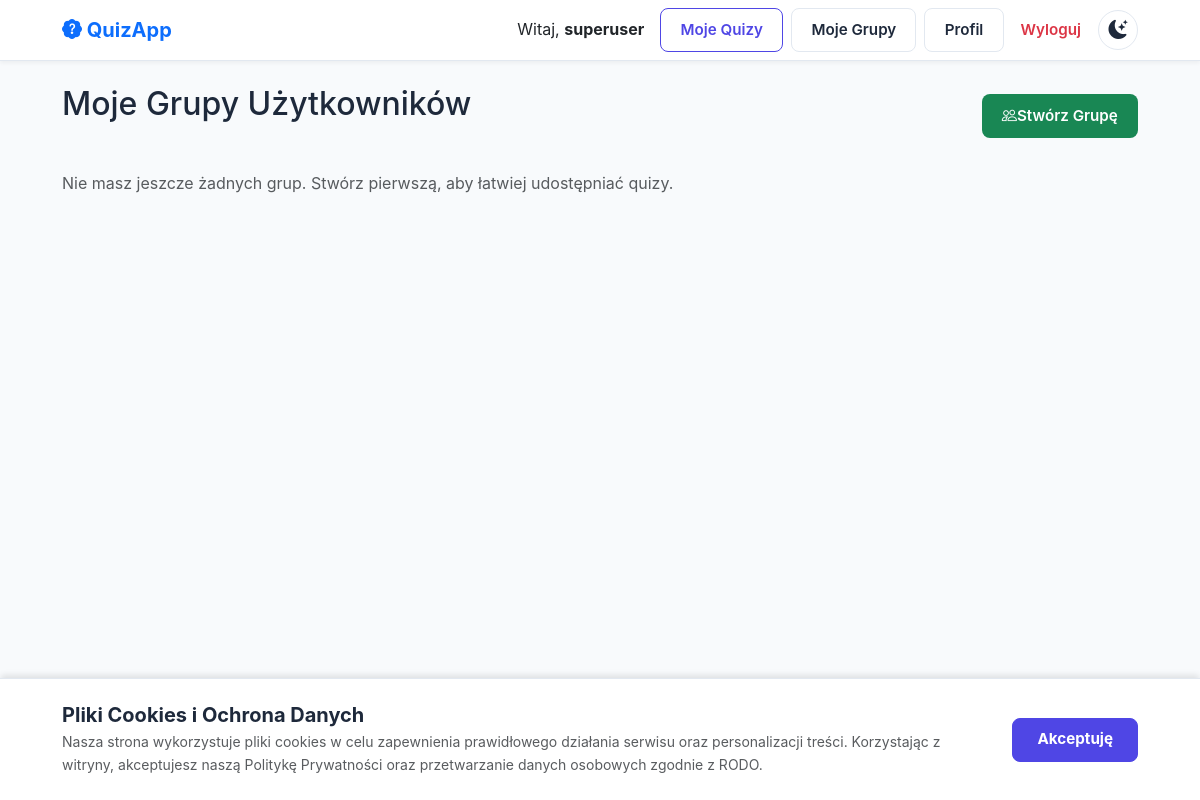
The app's page /groups/ (signed in), older data.
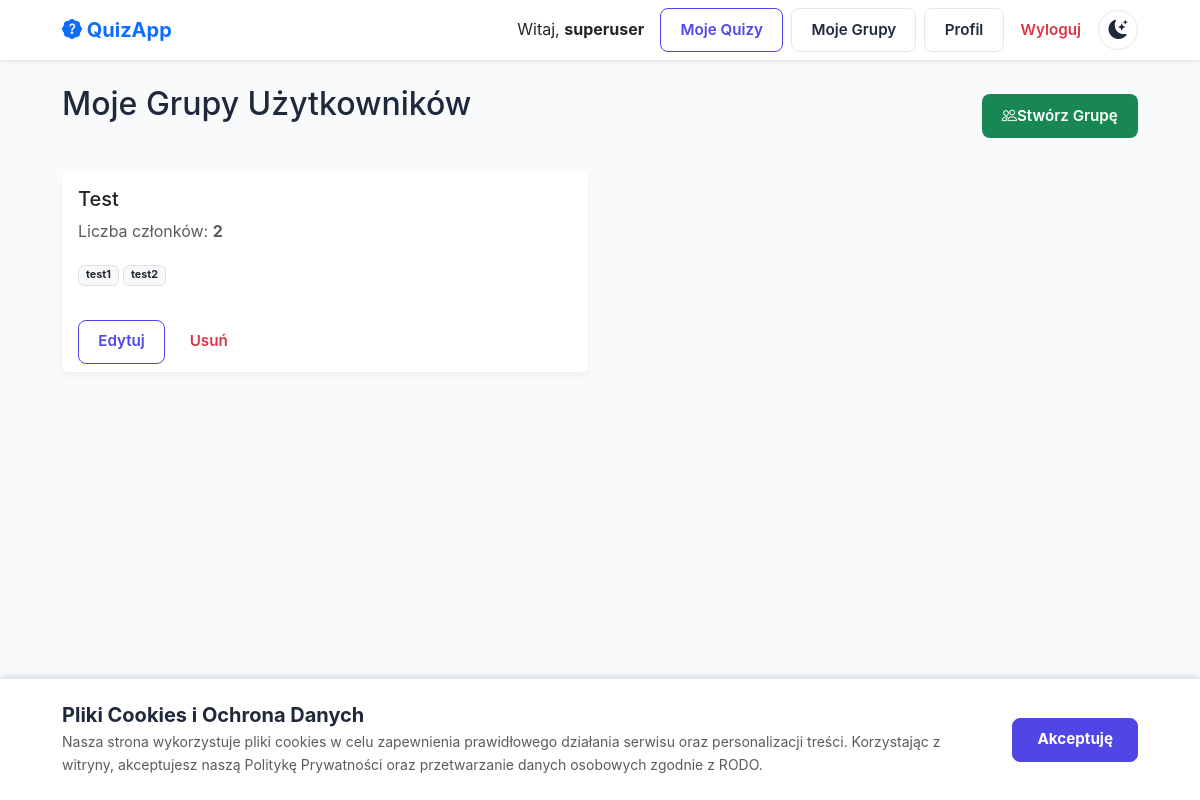
The same page, newer data.
### quizzes/models.py (models this page shows, shortened)
class QuizGroup(models.Model):
    name = models.CharField(max_length=100, verbose_name="Nazwa grupy")
    owner = models.ForeignKey(
        settings.AUTH_USER_MODEL,
        on_delete=models.CASCADE,
        related_name='owned_groups',
        verbose_name="Właściciel"
    )
    members = models.ManyToManyField(
        settings.AUTH_USER_MODEL,
        related_name='group_memberships',
        verbose_name="Członkowie grupy"
    )
    class Meta:
        verbose_name = "Grupa użytkowników"
        verbose_name_plural = "Grupy użytkowników"
        ordering = ['name']

### accounts/models.py (models this page shows)
class User(AbstractUser):
    groups = models.ManyToManyField(
        Group,
        verbose_name='groups',
        blank=True,
        help_text=(
            'The groups this user belongs to. A user will get all permissions '
            'granted to each of their groups.'
        ),
        related_name="%(app_label)s_%(class)s_groups",
        related_query_name="user",
    )
    user_permissions = models.ManyToManyField(
        Permission,
        verbose_name='user permissions',
        blank=True,
        help_text='Specific permissions for this user.',
        related_name="%(app_label)s_%(class)s_user_permissions",
        related_query_name="user",
    )
    pass # Keep pass if you have no other custom fields yet

### quizzes/views.py (the view)
# urls.py: path('groups/', views.group_list_view, name='group-list'),
@login_required
def group_list_view(request):
    groups = QuizGroup.objects.filter(owner=request.user)
    return render(request, 'quizzes/group_list.html', {'groups': groups})

### templates/quizzes/group_list.html (shortened to what this page needs)
{% extends 'base.html' %}
{% block content %}
<div class="d-flex justify-content-between align-items-center mb-4">
    <h1>Moje Grupy Użytkowników</h1>
    <a href="{% url 'group-create' %}" class="btn btn-success">
        <i class="bi bi-people"></i> Stwórz Grupę
    </a>
</div>
{% if groups %}
    <div class="row row-cols-1 row-cols-md-2 g-4">
        {% for group in groups %}
        <div class="col">
            <div class="card h-100">
                <div class="card-body">
                    <h5 class="card-title">{{ group.name }}</h5>
                    <p class="card-text text-muted">
                        Liczba członków: <strong>{{ group.members.count }}</strong>
                    </p>
                    <div style="font-size: 0.9em; margin-bottom: 10px;">
                        {% for member in group.members.all|slice:":5" %}
                            <span class="badge bg-light text-dark border">{{ member.username }}</span>
                        {% endfor %}
                    </div>
                </div>
                <div class="card-footer bg-white border-top-0">
                    <a href="{% url 'group-edit' group.pk %}" class="btn btn-sm btn-outline-primary">Edytuj</a>
                    <a href="{% url 'group-delete' group.pk %}" class="btn btn-sm btn-outline-danger">Usuń</a>
                </div>
            </div>
        </div>
        {% endfor %}
    </div>
{% else %}
    <p class="text-muted">Nie masz jeszcze żadnych grup. Stwórz pierwszą, aby łatwiej udostępniać quizy.</p>
{% endif %}
{% endblock %}

Row changes from the older to the newer data that the page shows:
added QuizGroup: name "Test", members.count "2"
now on this page (row edited): User: username "test1"
now on this page (row unchanged): User: username "test2"
Text that changed along with them:
text no longer shown: "Nie masz jeszcze żadnych grup. Stwórz pierwszą, aby łatwiej udostępniać quizy."
